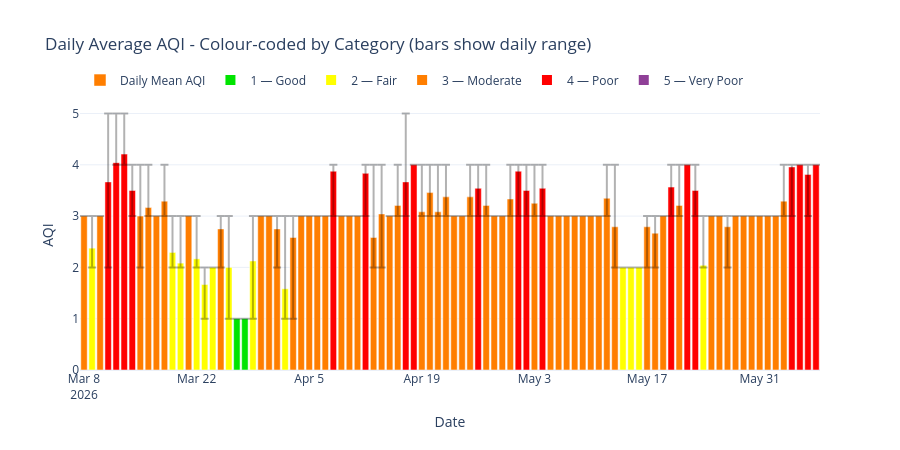

Notebook source saved alongside this figure:
### Markdown cell above
### Interpretation

PM2.5 is the dominant pollutant driving computed AQI on roughly 73% of hours, followed by PM10 at 15% and smaller contributions from O3 and NO2. Fine particulate matter should be the primary modelling focus.

### Code cell
daily = df.set_index("datetime").resample("D")["aqi"].agg(["mean", "min", "max"]).reset_index()
daily.columns = ["date", "mean", "min", "max"]
daily["color"] = daily["mean"].round().clip(1, 5).astype(int).map(AQI_COLORS)

fig = go.Figure()

# Error bars showing daily range
fig.add_trace(go.Bar(
    x=daily["date"],
    y=daily["mean"],
    marker_color=daily["color"],
    error_y=dict(
        type="data",
        symmetric=False,
        array=(daily["max"] - daily["mean"]).values,
        arrayminus=(daily["mean"] - daily["min"]).values,
        color="rgba(0,0,0,0.3)"
    ),
    name="Daily Mean AQI",
    hovertemplate="%{x}<br>Mean: %{y:.2f}<br>Min: %{customdata[0]:.2f} | Max: %{customdata[1]:.2f}",
    customdata=daily[["min", "max"]].values
))

# Legend patches for AQI categories
for aqi_val, label in AQI_LABELS.items():
    fig.add_trace(go.Scatter(
        x=[None], y=[None], mode="markers",
        marker=dict(size=10, color=AQI_COLORS[aqi_val], symbol="square"),
        name=f"{aqi_val} — {label}"
    ))

fig.update_layout(
    title="Daily Average AQI - Colour-coded by Category (bars show daily range)",
    xaxis_title="Date", yaxis_title="AQI",
    height=450, template=PLOTLY_TEMPLATE,
    legend=dict(orientation="h", yanchor="bottom", y=1.02)
)
fig.show()

from IPython.display import Markdown, display
display(Markdown("### Interpretation\n\nDaily mean OpenWeather AQI is highest in March (around 3.3) and eases slightly through April and May (near 2.8 to 3.1). Error bars show wide day to day swings within each month."))
